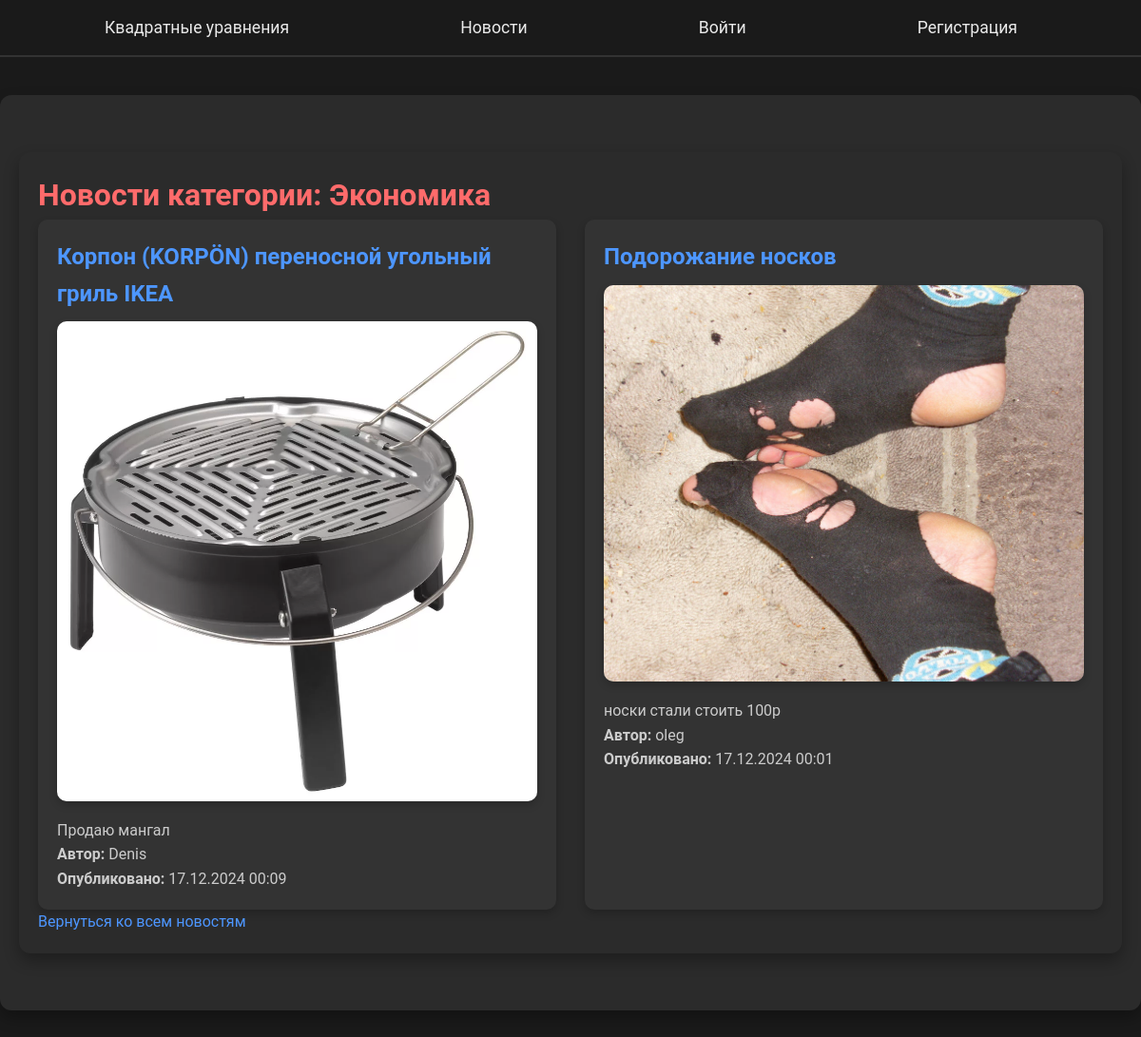
The app's page /news/category/ekonomika/ with its own data.
### news/models.py (models this page shows, shortened)
class Category(models.Model):
    name = models.CharField("Название категории", max_length=100)
    slug = models.SlugField("Слаг", unique=True)
    class Meta:
        verbose_name = "Категория"
        verbose_name_plural = "Категории"
        ordering = ['name']

class News(models.Model):
    STATUS_CHOICES = [
        ('draft', 'Черновик'),
        ('pending', 'На модерации'),
        ('published', 'Опубликован'),
    ]
    title = models.CharField("Заголовок", max_length=200)
    content = models.TextField("Содержание")
    category = models.ForeignKey(Category, on_delete=models.CASCADE, related_name="news", verbose_name="Категория", default=1)
    tags = models.ManyToManyField(Tag, blank=True, related_name="news", verbose_name="Теги")
    image = models.ImageField("Изображение", upload_to='news_images/')
    status = models.CharField("Статус", max_length=10, choices=STATUS_CHOICES, default='draft')
    created_at = models.DateTimeField("Дата публикации", auto_now_add=True)
    updated_at = models.DateTimeField("Дата изменения", auto_now=True)
    author = models.ForeignKey(settings.AUTH_USER_MODEL, on_delete=models.CASCADE, verbose_name="Автор", null=True, blank=True)
    class Meta:
        verbose_name = "Новость"
        verbose_name_plural = "Новости"
        ordering = ['-created_at']

### accounts/models.py (models this page shows, shortened)
class CustomUser(AbstractUser):
    email = models.EmailField(unique=True)

### news/views.py (the view)
# urls.py: path('category/<slug:slug>/', views.NewsByCategoryView.as_view(), name='news_by_category'),
class NewsByCategoryView(View):
    @method_decorator(cache_page(60 * 1))
    def get(self, request, slug):
        category = get_object_or_404(Category, slug=slug)
        news_items = category.news.filter(status='published')
        return render(request, 'news/news_by_category.html', {'category': category, 'news_items': news_items})

### news/templates/news/news_by_category.html (shortened to what this page needs)
{% extends "layout.html" %}
{% block content %}
<div class="container">
    <h1>Новости категории: {{ category.name }}</h1>
    <div class="news-list">
        {% for news in news_items %}
            <div class="news-item">
                <h2><a href="{% url 'news_detail' news.pk %}">{{ news.title }}</a></h2>
                <img src="{{ news.image.url }}" alt="{{ news.title }}" style="max-width: 100%; margin-bottom: 10px;">
                <p>{{ news.content|truncatewords:30 }}</p>
                <p>
                    <strong>Автор:</strong> {{ news.author.username }}
                </p>
                <p>
                    <strong>Опубликовано:</strong> {{ news.created_at|date:"d.m.Y H:i" }}
                </p>
            </div>
        {% endfor %}
    </div>
    <a href="{% url 'news_list' %}">Вернуться ко всем новостям</a>
</div>
{% endblock %}

### static/css/style.css (style rules this page uses)
body { font-family: 'Roboto', sans-serif; margin: 0; padding: 0; background-color: #1a1a1a; color: #eaeaea; line-height: 1.6; }
h1, h2 { color: #ff6b6b; margin: 0; }
a { text-decoration: none; color: #4d96ff; transition: color 0.3s ease-in-out; }
.container { max-width: 1200px; margin: 40px auto; padding: 20px; background-color: #2b2b2b; border-radius: 12px; box-shadow: 0 8px 16px rgba(0, 0, 0, 0.3); }
.news-list { display: grid; grid-template-columns: repeat(auto-fit, minmax(300px, 1fr)); gap: 30px; }
.news-item { background-color: #333333; border-radius: 10px; padding: 20px; box-shadow: 0 4px 8px rgba(0, 0, 0, 0.2); transition: transform 0.3s ease-in-out; }
.news-item h2 { margin: 0 0 10px; }
.news-item img { width: 100%; border-radius: 10px; margin-bottom: 15px; box-shadow: 0 4px 8px rgba(0, 0, 0, 0.2); }
.news-item p { margin: 0; color: #ccc; }

### records on screen
Category: name "Экономика"
News: title "Корпон (KORPÖN) переносной угольный гриль IKEA", image (picture), content "Продаю мангал", author.username "Denis", created_at "17.12.2024 00:09"
News: title "Подорожание носков", image (picture), content "носки стали стоить 100р", author.username "oleg", created_at "17.12.2024 00:01"
